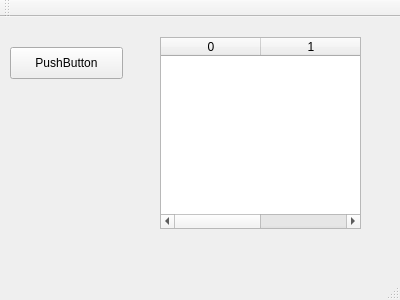
<?xml version="1.0" encoding="UTF-8"?>
<ui version="4.0">
 <class>MainWindow</class>
 <widget class="QMainWindow" name="MainWindow">
  <property name="geometry">
   <rect>
    <x>0</x>
    <y>0</y>
    <width>400</width>
    <height>300</height>
   </rect>
  </property>
  <property name="windowTitle">
   <string>MainWindow</string>
  </property>
  <widget class="QWidget" name="centralWidget">
   <widget class="tablesort" name="tableWidget">
    <property name="geometry">
     <rect>
      <x>160</x>
      <y>20</y>
      <width>201</width>
      <height>192</height>
     </rect>
    </property>
    <column>
     <property name="text">
      <string>0</string>
     </property>
    </column>
    <column>
     <property name="text">
      <string>1</string>
     </property>
    </column>
   </widget>
   <widget class="QPushButton" name="pushButton">
    <property name="geometry">
     <rect>
      <x>10</x>
      <y>30</y>
      <width>113</width>
      <height>32</height>
     </rect>
    </property>
    <property name="text">
     <string>PushButton</string>
    </property>
   </widget>
   <zorder>pushButton</zorder>
   <zorder>tableWidget</zorder>
  </widget>
  <widget class="QMenuBar" name="menuBar">
   <property name="geometry">
    <rect>
     <x>0</x>
     <y>0</y>
     <width>400</width>
     <height>22</height>
    </rect>
   </property>
  </widget>
  <widget class="QToolBar" name="mainToolBar">
   <attribute name="toolBarArea">
    <enum>TopToolBarArea</enum>
   </attribute>
   <attribute name="toolBarBreak">
    <bool>false</bool>
   </attribute>
  </widget>
  <widget class="QStatusBar" name="statusBar"/>
 </widget>
 <layoutdefault spacing="6" margin="11"/>
 <customwidgets>
  <customwidget>
   <class>tablesort</class>
   <extends>QTableWidget</extends>
   <header>tablesort.h</header>
  </customwidget>
 </customwidgets>
 <resources/>
 <connections/>
</ui>
